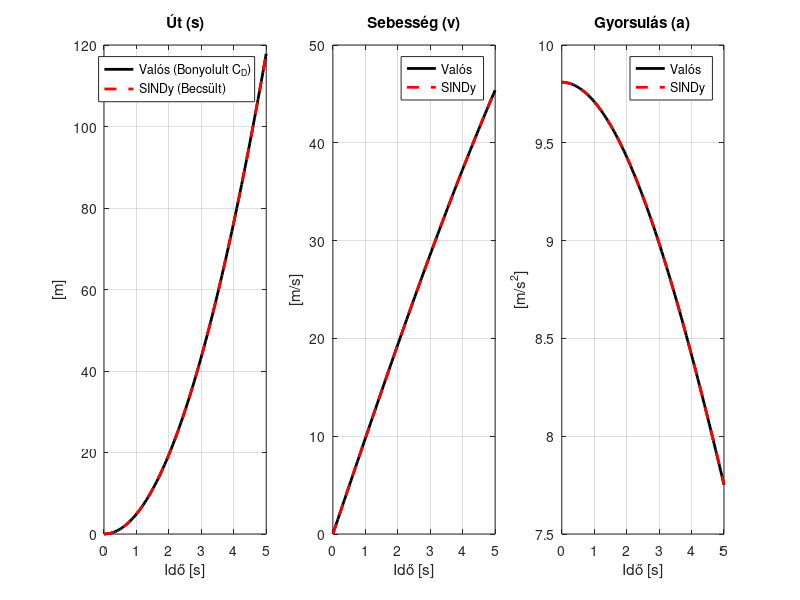

The MATLAB script that drew this image:
%% DINAMIKUS C_D (REYNOLDS-FÜGGŐ) ÉS SINDy MODELL VISSZASZIMULÁLÁSA
clear; clc; close all;

% --- 1. Fizikai Paraméterek ---
m = 0.5; g = 9.81; rho = 1.225; D = 0.05; A = (pi * D^2) / 4; mu = 1.81e-5;

%White -féle
Re_func = @(v) (rho * max(abs(v), 1e-6) * D) / mu;
Cd_func = @(v) 24 ./ Re_func(v) + 6 ./ (1 + sqrt(Re_func(v))) + 0.4;

% Valós ODE
ode_func_valos = @(t, x) [x(2); g - (Cd_func(x(2)) * rho * A * x(2)^2) / (2 * m)];

% Fix időlépések az egyszerűbb összehasonlításért (5 mp, 100 lépés)
t_span = linspace(0, 5, 100)'; 
[~, x_valos] = ode45(ode_func_valos, t_span, [0; 0]);

s_valos = x_valos(:, 1);
v_valos = x_valos(:, 2);

% Valós gyorsulás kiszámítása
a_valos = zeros(size(v_valos));
for i = 1:length(v_valos)
    a_valos(i) = g - (Cd_func(v_valos(i)) * rho * A * v_valos(i)^2) / (2 * m);
end

%% --- 2. SINDy ALGORITMUS ---
a_ismert = g .* ones(size(t_span));
a_maradek = a_valos - a_ismert;

% Könyvtár építése
Theta = [ones(size(s_valos)), s_valos, v_valos, s_valos.*v_valos, ...
         s_valos.^2, v_valos.^2, (s_valos.^2).*v_valos, s_valos.*(v_valos.^2), ...
         s_valos.^3, v_valos.^3]; 

konyvtar_nevek = {'1', 's', 'v', 's*v', 's^2', 'v^2', 's^2*v', 's*v^2', 's^3', 'v^3'};

% SINDy optimalizálás
lambda = 0.0001; % Elég kicsi, hogy a SINDy próbálkozhasson a polinomokkal
Xi = Theta \ a_maradek; 
for k = 1:10
    kis_indexek = (abs(Xi) < lambda);
    Xi(kis_indexek) = 0;
    nagy_indexek = ~kis_indexek;
    if any(nagy_indexek)
        Xi(nagy_indexek) = Theta(:, nagy_indexek) \ a_maradek;
    end
end

%% --- 3. A SINDy MODELL VISSZASZIMULÁLÁSA (A VÁRT ÉS SZIMULÁLT ÖSSZEVETÉSE) ---
% Létrehozunk egy új ODE függvényt a SINDy által talált paraméterekkel
% a_sindy = g + Theta(pillanatnyi) * Xi
ode_func_sindy = @(t, x) [
    x(2); 
    g + [1, x(1), x(2), x(1)*x(2), x(1)^2, x(2)^2, (x(1)^2)*x(2), x(1)*(x(2)^2), x(1)^3, x(2)^3] * Xi
];

% Végigfuttatjuk a szimulációt a kitalált modellel is
[~, x_sindy] = ode45(ode_func_sindy, t_span, [0; 0]);
s_sindy = x_sindy(:, 1);
v_sindy = x_sindy(:, 2);

% A becsült gyorsulás kiszámítása
a_sindy = zeros(size(t_span));
for i = 1:length(t_span)
    % Az adott pillanatban érvényes állapotokból felépítjük a Theta sort
    Theta_aktualis = [1, s_sindy(i), v_sindy(i), s_sindy(i)*v_sindy(i), ...
                      s_sindy(i)^2, v_sindy(i)^2, (s_sindy(i)^2)*v_sindy(i), s_sindy(i)*(v_sindy(i)^2), ...
                      s_sindy(i)^3, v_sindy(i)^3];
    a_sindy(i) = g + Theta_aktualis * Xi;
end

%% --- 4. EREDMÉNYEK KIÍRÁSA ÉS ÁBRÁZOLÁSA ---
clc;
fprintf('--- SINDy Által Talált Egyenlet ---\n');
talalt = false;
for i = 1:length(Xi)
    if Xi(i) ~= 0
        fprintf('%6s tag együtthatója: %8.4f\n', konyvtar_nevek{i}, Xi(i));
        talalt = true;
    end
end
if ~talalt
    fprintf('A SINDy csak a konstans gravitációt hagyta meg.\n');
end

% Ábrázolás
figure('Name', 'Összehasonlítás: Valós (Gyökös C_D) vs. SINDy (Polinomos)', 'Position', [100, 100, 1000, 350]);

subplot(1,3,1);
plot(t_span, s_valos, 'k', 'LineWidth', 2); hold on;
plot(t_span, s_sindy, 'r--', 'LineWidth', 2);
title('Út (s)'); xlabel('Idő [s]'); ylabel('[m]'); 
legend('Valós (Bonyolult C_D)', 'SINDy (Becsült)'); grid on;

subplot(1,3,2);
plot(t_span, v_valos, 'k', 'LineWidth', 2); hold on;
plot(t_span, v_sindy, 'r--', 'LineWidth', 2);
title('Sebesség (v)'); xlabel('Idő [s]'); ylabel('[m/s]'); 
legend('Valós', 'SINDy'); grid on;

subplot(1,3,3);
plot(t_span, a_valos, 'k', 'LineWidth', 2); hold on;
plot(t_span, a_sindy, 'r--', 'LineWidth', 2);
title('Gyorsulás (a)'); xlabel('Idő [s]'); ylabel('[m/s^2]'); 
legend('Valós', 'SINDy'); grid on;
